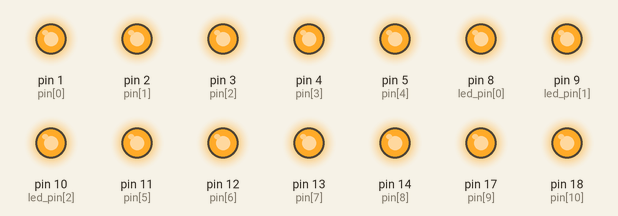
The sketch below on a simulated Arduino Mega 2560, built with avr-gcc and run on an emulated ATmega2560. Shown: output pins drawn as LEDs (lit = HIGH).

Above: at 0.1 s.
Timing chart, 0 to 1.6 s (numbered marks = the images above):
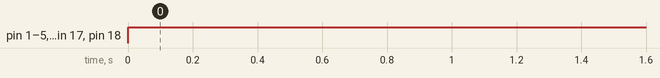

The sketch:

Bico_Final_Pin_test.ino
```cpp
constexpr int pin[] = {1,2,3,4,5,11,12,13,14,17,18,20,21,26,27};
constexpr int led_pin[] = {8,9,10,22,23,24};

void setup() {
  for(int i = 0; i < sizeof pin / sizeof pin[0]; i++){
    pinMode(pin[i], OUTPUT);
  }
  for (int i=0; i < sizeof led_pin / sizeof led_pin[0]; i++){
    pinMode(led_pin[i], OUTPUT);
  }
}

void loop() {
  for (int i = 0; i < sizeof pin / sizeof pin[0]; i++){
    digitalWrite(pin[i], HIGH);
  }
  for (int i = 0; i < sizeof led_pin / sizeof led_pin[0]; i++){
    digitalWrite(led_pin[i], HIGH);
  }
}
```

Measured:
- by itself, pin 1 (pin[0]), pin 2 (pin[1]), pin 3 (pin[2]), pin 4 (pin[3]), pin 5 (pin[4]), pin 8 (led_pin[0]), pin 9 (led_pin[1]), pin 10 (led_pin[2]), pin 11 (pin[5]), pin 12 (pin[6]), pin 13 (pin[7]), pin 14 (pin[8]), pin 17 (pin[9]), pin 18 (pin[10]): LOW → HIGH at 0.00 s
